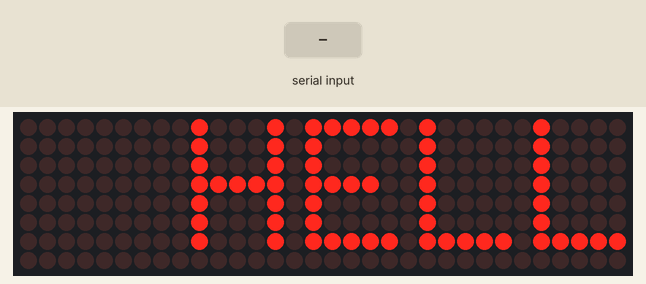
A sketch run on a simulated Arduino Uno, built with avr-gcc and run on an emulated ATmega328P. Parts: 32×8 LED matrix. Inputs (shaded band) come from the test bench. What the sketch prints to the serial monitor is not drawn.

Above: at 1.2 s.
1.3 s: "1\n" received over Serial
At 4.22 s:
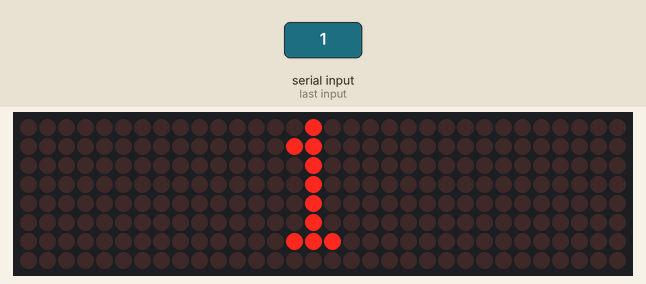
4.3 s: byte 10 ('\n') received over Serial
At 5.1 s:
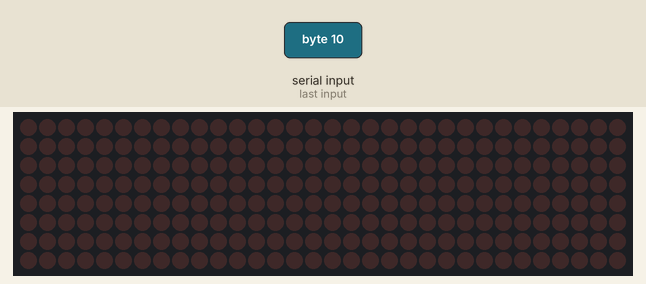
5.9 s: "0\n" received over Serial
At 6.86 s:
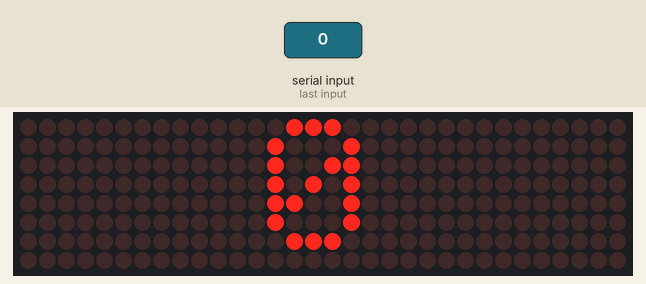
Timing chart, 0 to 8.9 s (numbered marks = the images above; inputs shaded):
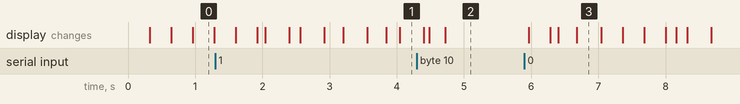

Measured:
- after the input at 5.9 s, the display: first changes after 0.06 s (image 3 shows a later state)

The sketch:

Bai3.3.ino
```cpp
#include <MD_Parola.h>
#include <MD_MAX72xx.h>
#include <SPI.h>

// ---------------- CẤU HÌNH PHẦN CỨNG ----------------

// Loại module dùng: PAROLA_HW (phù hợp module 8x8 thông dụng)
#define HARDWARE_TYPE MD_MAX72XX::FC16_HW

// Số lượng module (mỗi MAX7219 điều khiển 1 ma trận 8x8)
#define MAX_DEVICES 4

// Chân kết nối
#define CLK_PIN   13   // CLK
#define DATA_PIN  11   // DIN
#define CS_PIN    10   // LOAD

// Khởi tạo đối tượng Parola
MD_Parola P = MD_Parola(HARDWARE_TYPE, DATA_PIN, CLK_PIN, CS_PIN, MAX_DEVICES);

// ---------------- THIẾT LẬP HIỂN THỊ ----------------

uint8_t scrollSpeed = 40;         // Tốc độ chạy
textEffect_t scrollEffect = PA_SCROLL_LEFT;  // Hiệu ứng chạy
textPosition_t scrollAlign = PA_CENTER;      // Căn giữa
uint16_t scrollPause = 0;         // Dừng giữa các lần lặp (ms)

// Bộ đệm tin nhắn
#define BUF_SIZE 100
char curMessage[BUF_SIZE] = { "" };
char newMessage[BUF_SIZE] = { "HELLO IOT!" };
bool newMessageAvailable = true;

// ---------------- HÀM ĐỌC DỮ LIỆU SERIAL ----------------
void readSerial(void)
{
  static char *cp = newMessage;

  while (Serial.available())
  {
    *cp = (char)Serial.read();
    if ((*cp == '\n') || (*cp == '\r') || (cp - newMessage >= BUF_SIZE - 2))
    {
      *cp = '\0'; // Kết thúc chuỗi
      cp = newMessage;
      newMessageAvailable = true;
    }
    else
      cp++;
  }
}

// ---------------- SETUP ----------------
void setup()
{
  Serial.begin(9600);
  Serial.println("[Parola LED Matrix]");
  Serial.println("Nhap chuoi va nhan Enter de hien thi...");

  P.begin();
  P.displayText(curMessage, scrollAlign, scrollSpeed, scrollPause, scrollEffect, scrollEffect);
}

// ---------------- LOOP ----------------
void loop()
{
  if (P.displayAnimate()) // Khi kết thúc 1 vòng cuộn
  {
    if (newMessageAvailable)
    {
      strcpy(curMessage, newMessage);
      newMessageAvailable = false;
    }
    P.displayReset(); // Hiển thị lại với dữ liệu mới
  }

  readSerial(); // Đọc dữ liệu nhập từ terminal
}
```
